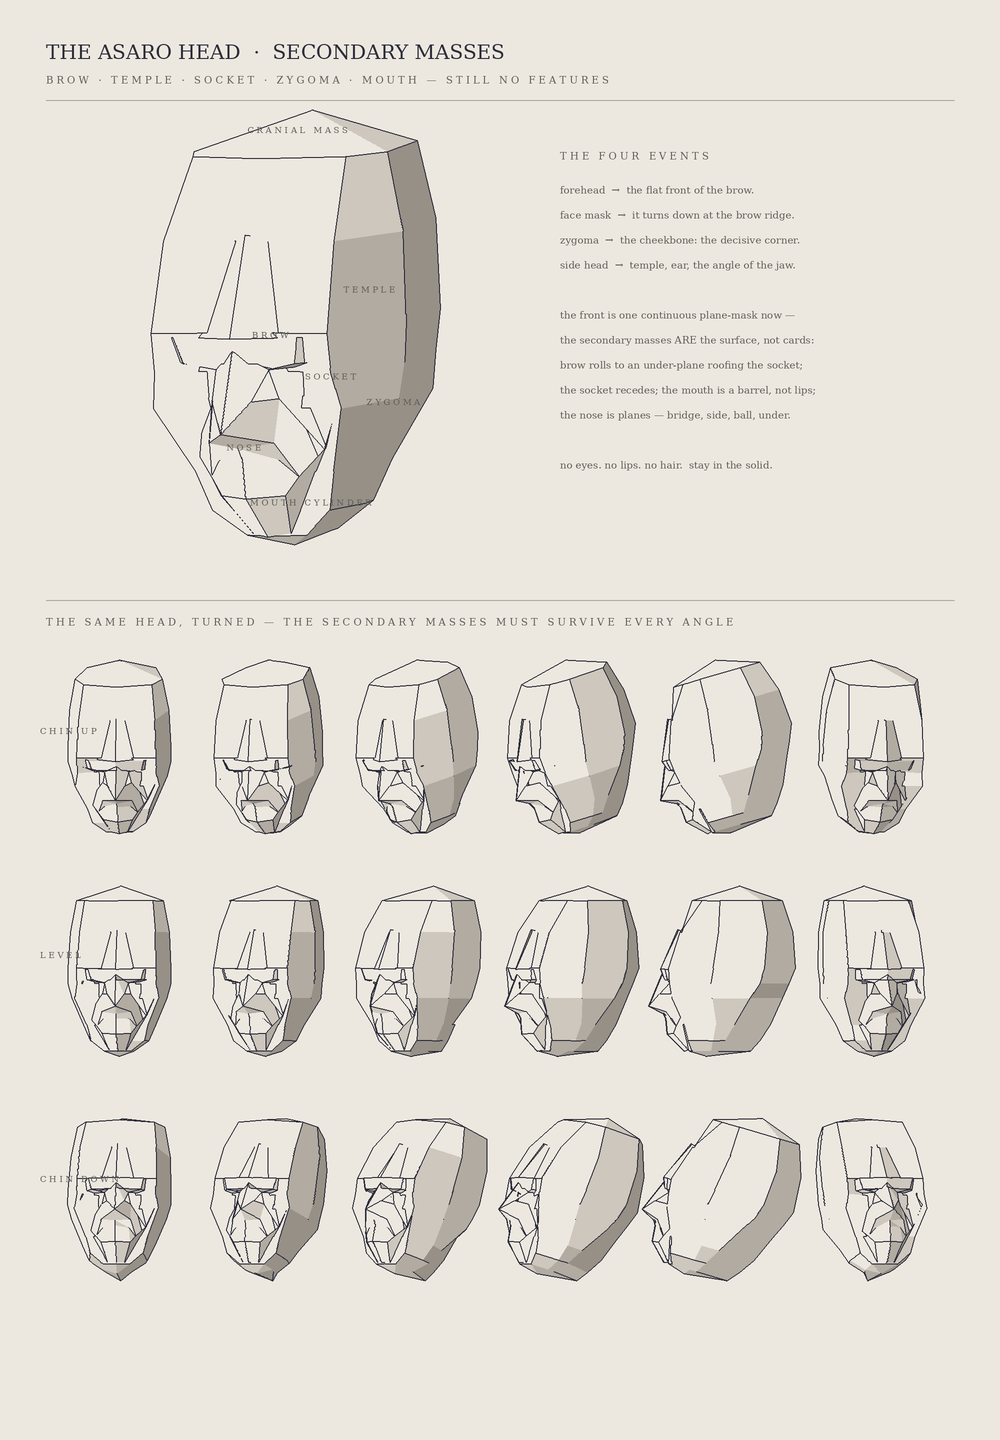

This figure's Python source:
"""
THE ASARO HEAD — SECONDARY MASSES  (Sketch 101, 2026-05-30)
Professor's assignment after the planed-skull page: stay in construction; advance from
MAJOR masses to SECONDARY masses — brow plane, temple plane, eye-socket plane, mouth
cylinder — and bring the nose up from a SYMBOL (a wedge) to a PLANE SYSTEM (bridge / side /
ball / under). Plus two structural fixes: more REAR CRANIAL MASS, and a DECISIVE zygomatic
corner (forehead -> face mask -> ZYGOMA -> side head as FOUR events). No features.

Key change from page I: the face is no longer a flat slab with cards on top. The FRONT is a
single CONNECTED plane-mask (shared vertices: forehead->brow->socket->nose->cheek->mouth->
chin) so the secondary masses ARE the surface. Behind it sits the watertight ring solid as
backing, so a gap or floating far-plane is impossible. Engine unchanged: per-pixel Z-BUFFER,
flat NOTAN value per plane, CREASE edges only where planes truly turn.
"""
import os, math
import numpy as np
from PIL import Image, ImageDraw, ImageFont

OUT = "/sessions/nifty-keen-cerf/mnt/hessentials/illustration/loomis"
W, H, SS = 1000, 1440, 2
PAPER=(237,232,223); INK=(44,44,58); FAINT=(171,168,161); LABEL=(96,94,90)
V_LIGHT=np.array(PAPER,float); V_HALF=np.array((205,199,189),float)
V_UNDER=np.array((177,171,161),float); V_DEEP=np.array((150,144,135),float)
CREASE=math.radians(24)

def Rx(a): c,s=math.cos(a),math.sin(a); return np.array([[1,0,0],[0,c,-s],[0,s,c]])
def Ry(a): c,s=math.cos(a),math.sin(a); return np.array([[c,0,s],[0,1,0],[-s,0,c]])
def rad(d): return math.radians(d)
def A(*p): return np.array(p,float)
def mir(p): return np.array((-p[0],p[1],p[2]),float)

# ============================== MAJOR MASS: watertight ring solid (BACKING shell) ==========
# front z's pulled back so the connected face-mask always sits proud of this shell.
APEX=(0,-130,-30)
RINGS=[
 #  y     zf   zc   zs   zb    zbk   ax  wx
 (-108,  42,  28,   0, -64,  -94, 52, 66),   # cranium top   (rear mass)
 ( -60,  58,  60,   2, -72, -110, 58, 75),   # forehead      (deep rear cranium)
 (  -6,  74,  78,  10, -68, -114, 60, 78),   # brow line     (widest; rear)
 (  18,  60,  76,  14, -60, -104, 60, 78),   # eyes
 (  40,  64,  72,  12, -46,  -94, 64, 72),   # cheekbone level
 (  80,  62,  54,   6, -22,  -76, 47, 55),   # mouth
 ( 104,  54,  48,  10,  -8,  -60, 40, 44),   # jaw angle
 ( 120,  46,  42,  13,   2,  -46, 20, 22),   # chin
]
BASE=(0,128,20)
def ring_verts(r):
    y,zf,zc,zs,zb,zbk,ax,wx=r
    return [A(0,y,zf),A(ax,y,zc),A(wx,y,zs),A(ax,y,zb),A(0,y,zbk),A(-ax,y,zb),A(-wx,y,zs),A(-ax,y,zc)]

# ============================== SECONDARY MASSES: connected face-mask ======================
# named landmark vertices (right + centre); the left half is the x-mirror.
V = {
 'hair_c':(0,-64,64),'hair_r':(48,-60,46),'hair_o':(60,-52,32),
 'browC_c':(0,-4,90),'browC_r':(42,-4,84),'browC_o':(60,-2,58),    # brow crest (one continuous ridge)
 'browU_c':(0,12,84),'browU_r':(38,12,80),'browU_o':(56,12,56),    # brow under = roof of socket
 'skMed_r':(18,16,76),'skLat_r':(52,14,58),'skBot_r':(50,32,60),'skMedB_r':(22,34,72),  # socket
 'nRoot_c':(0,4,88),'nTip_c':(0,52,108),'nSide_r':(13,34,92),'nWing_r':(22,60,82),'nBase_c':(0,63,86),
 'zygo_r':(60,32,64),'cheekE_r':(67,30,22),'cheekL_r':(44,66,58),'mC_r':(30,82,66),
 'lipT_c':(0,70,82),'lipT_r':(20,71,73),
 'lipB_c':(0,94,80),'lipB_r':(22,93,70),
 'chT_c':(0,104,70),'chT_r':(18,104,60),'ch_c':(0,120,54),'ch_r':(13,118,48),
}
MASK = [
 # forehead: ONE plane per side, spanning centre to temple — only the centre line reads
 ['hair_c','hair_o','browC_o','browC_c'],
 # under-brow: the secondary mass that roofs the socket (goes to shadow under side light)
 ['browC_c','browC_r','browU_r','browU_c'], ['browC_r','browC_o','browU_o','browU_r'],
 # eye socket: one recessed plane per side, framed by brow / nose / cheek
 ['browU_c','browU_r','skMed_r','nRoot_c'], ['browU_r','browU_o','skLat_r','skMed_r'],
 ['skMed_r','skLat_r','skBot_r','skMedB_r'],
 # nose: big bridge/side slabs + under (a plane system, not a wedge symbol)
 ['nRoot_c','nTip_c','nSide_r'], ['nRoot_c','nSide_r','skMed_r'],
 ['nSide_r','nTip_c','nWing_r'], ['nSide_r','nWing_r','skMedB_r'], ['nTip_c','nWing_r','nBase_c'],
 # cheek + zygoma: the decisive front->side corner, as few big planes
 ['skLat_r','browU_o','cheekE_r','zygo_r'], ['skLat_r','zygo_r','skBot_r'],
 ['skBot_r','zygo_r','cheekL_r'], ['skMedB_r','skBot_r','cheekL_r'],
 ['skMedB_r','cheekL_r','mC_r','nWing_r'], ['zygo_r','cheekE_r','cheekL_r'],
 # mouth cylinder: barrel front (no lips)
 ['nBase_c','nWing_r','mC_r','lipT_r'], ['nBase_c','lipT_r','lipT_c'],
 ['lipT_c','lipT_r','lipB_r','lipB_c'], ['mC_r','lipB_r','lipT_r'],
 # chin
 ['lipB_c','lipB_r','chT_r','chT_c'], ['chT_c','chT_r','ch_r','ch_c'],
 ['lipB_r','mC_r','cheekL_r','chT_r'], ['chT_r','cheekL_r','ch_r'],
]

def build_faces():
    F=[]
    Rg=[ring_verts(r) for r in RINGS]; ap=A(*APEX); bs=A(*BASE)
    for j in range(8): F.append(([ap,Rg[0][(j+1)%8],Rg[0][j]],True))
    for i in range(len(Rg)-1):
        t=Rg[i]; b=Rg[i+1]
        for j in range(8): F.append(([t[j],t[(j+1)%8],b[(j+1)%8],b[j]],True))
    for j in range(8): F.append(([bs,Rg[-1][j],Rg[-1][(j+1)%8]],True))
    for keys in MASK:
        pts=[A(*V[k]) for k in keys]
        F.append((pts,False)); F.append(([mir(p) for p in reversed(pts)],False))
    return F
FACES=build_faces()
# light from the SIDE (upper-left), not head-on: each secondary mass then shows a lit plane
# AND a shadow plane, so the front reads as 3D masses (value grouping), not a flat mesh.
LIGHT=np.array([-0.68,-0.40,0.62]); LIGHT/=np.linalg.norm(LIGHT)

def newell(poly):
    n=np.zeros(3)
    for i in range(len(poly)):
        a=poly[i]; b=poly[(i+1)%len(poly)]
        n[0]+=(a[1]-b[1])*(a[2]+b[2]); n[1]+=(a[2]-b[2])*(a[0]+b[0]); n[2]+=(a[0]-b[0])*(a[1]+b[1])
    nn=np.linalg.norm(n); return n/nn if nn>1e-9 else n
def notan(s):
    if s> 0.30: return V_LIGHT
    if s> 0.00: return V_HALF
    if s>-0.30: return V_UNDER
    return V_DEEP

CANVAS=np.full((H*SS,W*SS,3),PAPER,float)
def raster_head(cx,cy,sc,yaw,pitch):
    Rm=Ry(rad(yaw))@Rx(rad(pitch))
    faces=[]; allx=[]; ally=[]
    for pts,cull in FACES:
        rp=[Rm@p for p in pts]; nrm=newell(rp)
        if cull and nrm[2]<=0.02: continue
        nf=nrm if nrm[2]>=0 else -nrm
        col=notan(float(np.dot(nf,LIGHT)))
        sx=[cx+p[0]*sc for p in rp]; sy=[cy+p[1]*sc for p in rp]
        allx+=sx; ally+=sy; faces.append((rp,nf,col,sx,sy))
    if not faces: return
    pad=3
    x0=max(0,int(min(allx))-pad); y0=max(0,int(min(ally))-pad)
    x1=min(W*SS,int(max(allx))+pad); y1=min(H*SS,int(max(ally))+pad)
    tw,th=x1-x0,y1-y0
    if tw<=0 or th<=0: return
    zbuf=np.full((th,tw),-1e18); fid=np.full((th,tw),-1,int); lut=np.zeros((len(faces),3))
    lx=np.arange(tw)[None,:]+x0; ly=np.arange(th)[:,None]+y0
    pxg=(lx-cx)/sc; pyg=(ly-cy)/sc
    for k,(rp,nrm,col,sx,sy) in enumerate(faces):
        lut[k]=col
        m=Image.new('L',(tw,th),0)
        ImageDraw.Draw(m).polygon([(sx[i]-x0,sy[i]-y0) for i in range(len(sx))],fill=255)
        mask=np.asarray(m)>0
        if not mask.any(): continue
        a,b,c=nrm; P0=rp[0]
        if abs(c)<1e-6: continue
        pz=np.broadcast_to((np.dot(nrm,P0)-a*pxg-b*pyg)/c,(th,tw))
        upd=mask&(pz>zbuf); zbuf[upd]=pz[upd]; fid[upd]=k
    rgb=np.where(fid[...,None]>=0, lut[np.clip(fid,0,len(faces)-1)], np.array(PAPER,float))
    fn=np.array([f[1] for f in faces]); fnrm=fn[np.clip(fid,0,len(faces)-1)]
    ct=math.cos(CREASE); ed=np.zeros((th,tw),bool)
    def mark(aF,bF,aN,bN,sl):
        diff=aF!=bF; bg=(aF<0)|(bF<0); dot=np.sum(aN*bN,axis=-1)
        cr=diff&(bg|(dot<ct)); ed[sl[0]]|=cr; ed[sl[1]]|=cr
    mark(fid[:, :-1],fid[:,1:],fnrm[:, :-1],fnrm[:,1:],(np.s_[:, :-1],np.s_[:,1:]))
    mark(fid[:-1,:],fid[1:,:],fnrm[:-1,:],fnrm[1:,:],(np.s_[:-1,:],np.s_[1:,:]))
    rgb[ed]=np.array(INK,float)
    paint=(fid>=0)|ed
    CANVAS[y0:y1,x0:x1][paint]=rgb[paint]

# ============================== sheet =====================================================
MX,MY,MSC=300,330,1.66
yaws=[-4,-22,-44,-66,-90,18]
pitchs=[(-16,'chin up'),(0,'level'),(16,'chin down')]
gx0,gy0,dx,dy,gsc=120,748,150,224,0.66

raster_head(MX*SS,MY*SS,MSC*SS,yaw=-28,pitch=-6)
for r,(pt,_) in enumerate(pitchs):
    for c,yw in enumerate(yaws):
        raster_head((gx0+c*dx)*SS,(gy0+r*dy)*SS,gsc*SS,yaw=yw,pitch=pt)

img=Image.fromarray(np.clip(CANVAS,0,255).astype(np.uint8)); D=ImageDraw.Draw(img)
def font(px):
    try: return ImageFont.truetype('/usr/share/fonts/truetype/dejavu/DejaVuSerif.ttf',int(px*SS))
    except: return ImageFont.load_default()
F_TTL=font(20); F_SM=font(8.5); F_CAP=font(10)
def caps(s): return ' '.join(s.upper())

D.text((46*SS,40*SS),'THE ASARO HEAD  ·  SECONDARY MASSES',fill=INK,font=F_TTL)
D.text((46*SS,74*SS),caps('brow · temple · socket · zygoma · mouth — still no features'),fill=LABEL,font=F_CAP)
D.line([(46*SS,100*SS),(954*SS,100*SS)],fill=FAINT,width=max(1,int(1*SS)))

Rm0=Ry(rad(-28))@Rx(rad(-6))
def label(p3,txt,dx=0,dy=0):
    p=Rm0@A(*p3); D.text((MX*SS+p[0]*MSC*SS+dx,MY*SS+p[1]*MSC*SS+dy),caps(txt),fill=LABEL,font=F_SM)
label((6,-118,-30),'cranial mass',dx=-150,dy=-10)
label((20,-1,97),'brow',dx=-4,dy=-30)
label((58,-30,58),'temple',dx=12,dy=-12)
label((36,20,60),'socket',dx=-6,dy=-4)
label((60,34,40),'zygoma',dx=14,dy=8)
label((0,52,112),'nose',dx=18,dy=14)
label((0,86,84),'mouth cylinder',dx=16,dy=22)

D.text((560*SS,150*SS),caps('the four events'),fill=LABEL,font=F_CAP)
for i,t in enumerate([
   'forehead  →  the flat front of the brow.',
   'face mask  →  it turns down at the brow ridge.',
   'zygoma  →  the cheekbone: the decisive corner.',
   'side head  →  temple, ear, the angle of the jaw.',
   '',
   'the front is one continuous plane-mask now —',
   'the secondary masses ARE the surface, not cards:',
   'brow rolls to an under-plane roofing the socket;',
   'the socket recedes; the mouth is a barrel, not lips;',
   'the nose is planes — bridge, side, ball, under.',
   '',
   'no eyes. no lips. no hair.  stay in the solid.',
]):
    if t: D.text((560*SS,(184+i*25)*SS),t,fill=LABEL,font=F_CAP)
D.line([(46*SS,600*SS),(954*SS,600*SS)],fill=FAINT,width=max(1,int(1*SS)))
D.text((46*SS,616*SS),caps('the same head, turned — the secondary masses must survive every angle'),fill=LABEL,font=F_CAP)
for r,(pt,plab) in enumerate(pitchs):
    D.text((40*SS,(gy0-22+r*dy)*SS),caps(plab),fill=LABEL,font=F_SM)

out=img.resize((W,H),Image.LANCZOS); os.makedirs(OUT,exist_ok=True)
out.save(f'{OUT}/asaro_head.png'); print('done',out.size)
